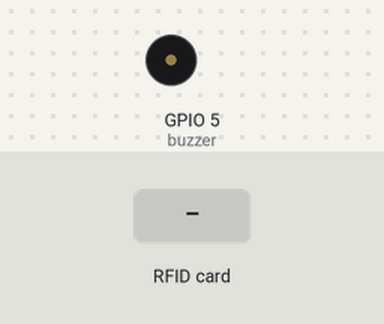
The program below on a simulated ESP32. On the bench: buzzer (waves = sounding, pin HIGH). The test bench sets the inputs (shaded band). WiFi joins after 1.5 s; servers stay silent unless stated; what the program prints to the serial monitor is not drawn.

Above: at 1.3 s.
1.4 s: RFID card 5E 7A 19 C4 held to the reader
At 1.75 s:
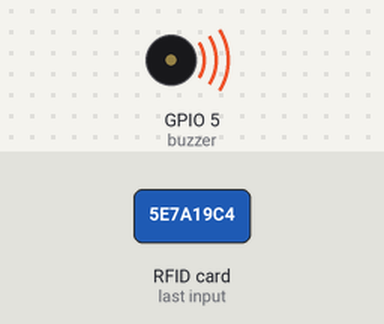
Timing chart, 0 to 4.4 s (numbered marks = the images above; inputs shaded):
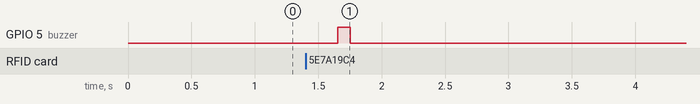

The program:

main.cpp
```cpp
#include <Arduino.h>
#include <WiFi.h>
#include <SPI.h>
#include <MFRC522.h>

#define SCK 18
#define MOSI 23
#define MISO 19
#define SS_PIN 2
#define RST_PIN 4

MFRC522 mfrc522(SS_PIN, RST_PIN);

const int buzzer = 5;

const char *ssid = "ETUDIANT_Plus";
const char *password = "EnetcomEtud";

TaskHandle_t Task0;
void Task0code(void *pvParameters);

String tagRFID = "";

void setup()
{
  Serial.begin(115200);
  while (!Serial)
    ;

  pinMode(buzzer, OUTPUT);

  SPI.begin(); // Init SPI bus
  delay(100);
  mfrc522.PCD_Init();
  xTaskCreatePinnedToCore(Task0code, "Task0", 10000, NULL, 1, &Task0, 0);
}

void loop()
{
  if (WiFi.status() != WL_CONNECTED)
    return;

  if (mfrc522.PICC_IsNewCardPresent())
  {
    if (mfrc522.PICC_ReadCardSerial())
    {
      digitalWrite(buzzer, HIGH);
      delay(100);
      digitalWrite(buzzer, LOW);
      delay(100);
      digitalWrite(buzzer, HIGH);
      delay(100);
      digitalWrite(buzzer, LOW);

      tagRFID = "";
      for (byte i = 0; i < mfrc522.uid.size; i++)
      {
        tagRFID += (mfrc522.uid.uidByte[i] < 0x10 ? "0" : "") + String(mfrc522.uid.uidByte[i], HEX);
      }

      Serial.println("> TAG RFID: " + tagRFID);

      mfrc522.PICC_HaltA();
      mfrc522.PCD_StopCrypto1();
    }
  }
}

void Task0code(void *pvParameters)
{
  // WiFi.mode(WIFI_STA); // Optional
  WiFi.begin(ssid, password);
  Serial.println("\nConnecting");

  while (WiFi.status() != WL_CONNECTED)
  {
    Serial.print(".");
    delay(100);
  }

  digitalWrite(buzzer, HIGH);
  delay(200);
  digitalWrite(buzzer, LOW);
  delay(200);

  Serial.println("\nConnected to the WiFi network");
  Serial.print("Local ESP32 IP: ");
  Serial.println(WiFi.localIP());

  for (;;)
  {
    delay(1);
  }
}

// xTaskCreatePinnedToCore(
//     Task0code, /* Task function. */
//     "Task0",   /* name of task. */
//     10000,     /* Stack size of task */
//     NULL,      /* parameter of the task */
//     1,         /* priority of the task */
//     &Task0,    /* Task handle to keep track of created task */
//     0);        /* pin task to core 0 */
```
